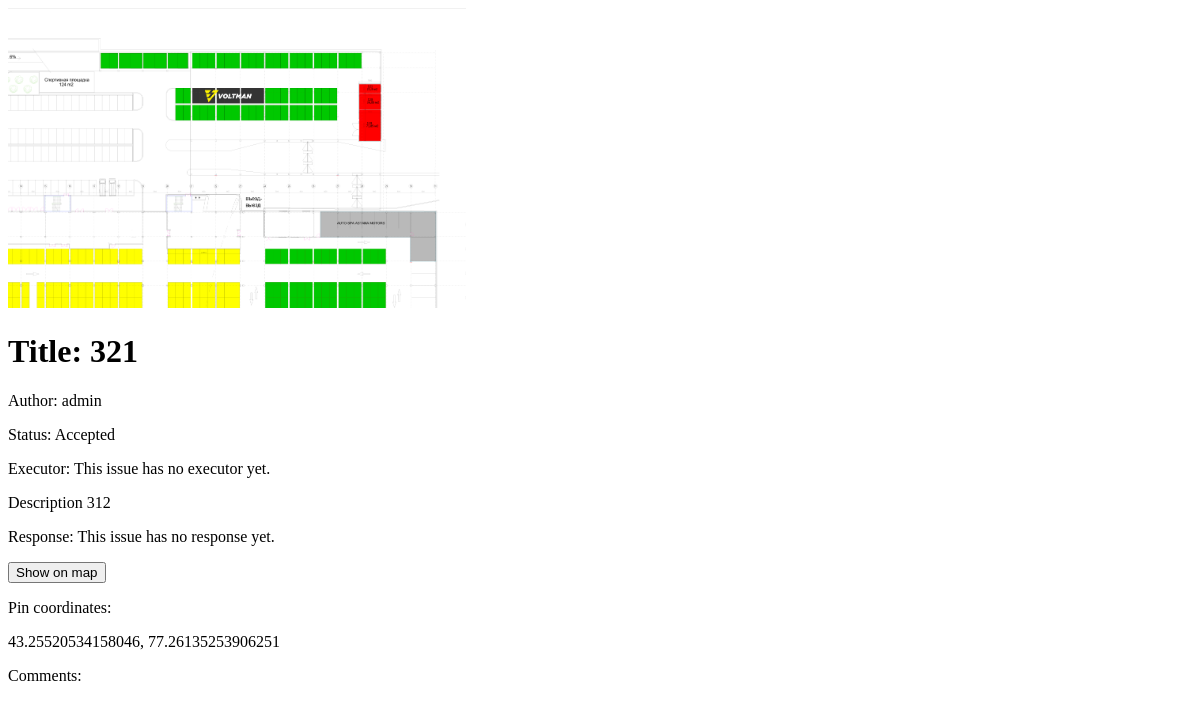
/issue_page/14, run on an earlier commit of the app's database.
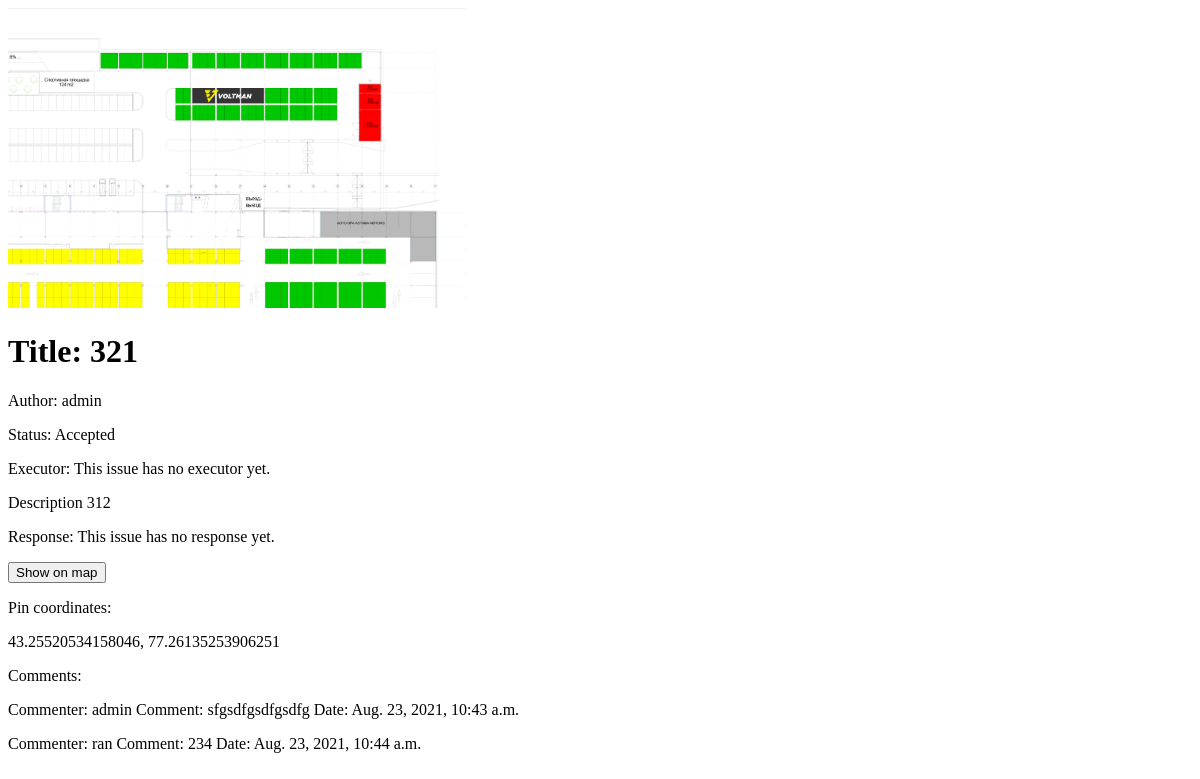
And on a later commit of the database.
### fix/models.py (models this page shows)
class Chat(models.Model):
    commenter = models.ForeignKey(User, on_delete=models.CASCADE, related_name="comments")
    issue = models.ForeignKey(Issue, on_delete=models.CASCADE, related_name="conversation")
    date = models.DateTimeField(auto_now_add=True)
    comment = models.CharField(max_length=512)

class User(AbstractUser):
    rank = models.CharField(max_length=1, choices=RANKS)
    role = models.CharField(max_length=1, choices=ROLE)

### fix/views.py (the view)
# urls.py: path('issue_page/<int:issue_id>', views.issue_page, name="issue_page"),
def issue_page(request, issue_id):
    issue_data = Issue.objects.get(pk=issue_id)
    comments = issue_data.conversation.all()
    return render(request, "fix/issue_page.html", {
        "issue_data": issue_data,
        "comments": comments,
        "statuses": STATUS,
        "form": IssueUpdateForm(),
    })

### fix/views.py (shortened to what this page needs)
class IssueUpdateForm(forms.ModelForm):
    class Meta:
        model = Issue
        fields = ('status', 'response', 'image_after')

### fix/templates/fix/issue_page.html (shortened to what this page needs)
{% extends 'fix/layout.html' %}
{% load static %}
{% block body %}
    <img src="{{ issue_data.image_before.url }}" alt="image" style="max-height:300px">
    <h1>Title: {{ issue_data.title }}</h1>
    <p>Author: {{ issue_data.author }}</p>
    <p>Status: {{ issue_data.get_status_display }}</p>
    <p>Executor: {% if issue_data.executor %}{{ issue_data.executor }}{% else %}This issue has no executor yet.{% endif %}</p>
    <p id="issue_description">Description {{ issue_data.description }}</p>
    <p id="issue_response">Response: {% if issue_data.response %} {{ issue_data.response }} {% else %} This issue has no response yet. {% endif %}</p>
    <input id="create" type="button" value="Show on map">
    <p>Pin coordinates: <div id="location">{{ issue_data.latitude }}, {{ issue_data.longitude }}</div></p>
    <div>Comments:
        <div>
            {% for i in comments %}
                <p>
                    Commenter: {{ i.commenter }}
                    Comment: {{ i.comment}}
                    Date: {{ i.date }}
                </p>
            {% endfor %}
        </div>
    </div>
{% endblock %}

What changed in the data, as far as the page shows it:
added Chat: commenter "admin", comment "sfgsdfgsdfgsdfg", date "Aug. 23, 2021, 10:43 a.m."
added Chat: commenter "ran", comment "234", date "Aug. 23, 2021, 10:44 a.m."
